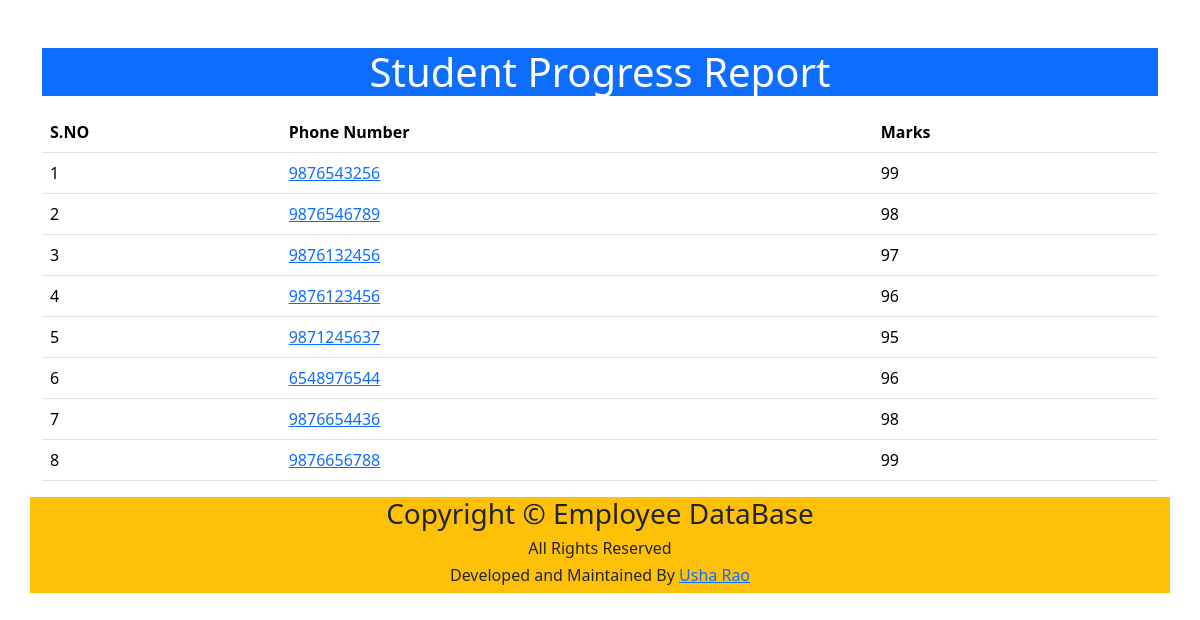
Before: / with the older database file.
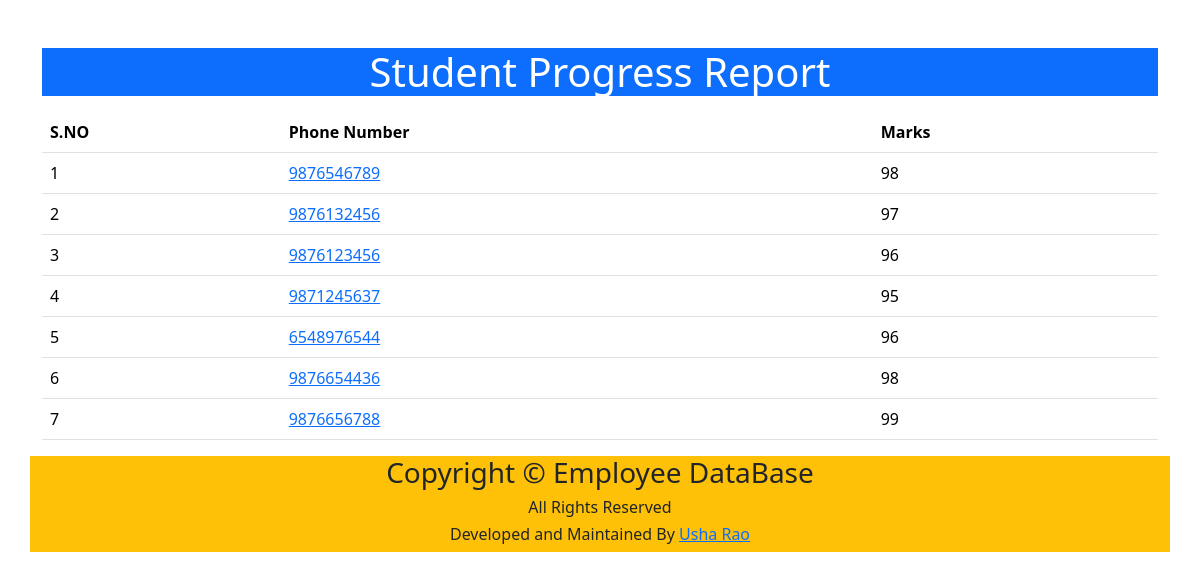
After: the same page with the newer database file.
### result/models.py (models this page shows, shortened)
class Student1(models.Model):
    first_name=models.CharField(max_length=100)
    last_name=models.CharField(max_length=100)
    photo=models.ImageField(upload_to='images')
    graduation=models.CharField(max_length=100)
    marks=models.CharField(max_length=100)
    email_address=models.EmailField(max_length=100,unique=True)
    phone_number=models.CharField(max_length=10,blank=True)

### Student1/views.py (the view)
# urls.py: 2. Add a URL to urlpatterns:  path('', views.home, name='home')
def home(request):
    students=Student1.objects.all()
    context={
        'students':students,
    }
    return render(request,'home.html',context)

### templates/home.html (shortened to what this page needs)
<!DOCTYPE html>
<html lang="en">
<head>
    <link href="https://cdn.jsdelivr.net/npm/bootstrap@5.3.3/dist/css/bootstrap.min.css" rel="stylesheet">
</head>
<body>
    <div class="container mt-5">
        <h1 class="text-center text-white bg-primary">Student Progress Report</h1>
        <table class="table table-hover mt-3">
            <thead>
                <tr>
                    <th>S.NO</th>
                    <th>Phone Number</th>
                    <th>Marks</th>
                </tr>
            </thead>
            <tbody>
                {% for x in students %}
                <tr>
                    <td>{{forloop.counter}}</td>
                    <td><a href="{% url 'student_result' x.id %}">{{x.phone_number}} </td>
                    <td>{{x.marks}}</td>
                </tr>
                {% endfor %}
            </tbody>
        </table>
    </div>
    <footer class="container text-center bg-warning">
        <div>
            <div class="row">
                <div class="col">
                    <h3>Copyright &copy Employee DataBase</h3>
                    <h6>All Rights Reserved</h6>
                    <h6>Developed and Maintained By <a href="#">Usha Rao</a></h6>
                </div>
            </div>
        </div>
    </footer>
</body>
</html>

Changed rows visible on the page:
removed Student1: phone_number "9876543256", marks "99"
